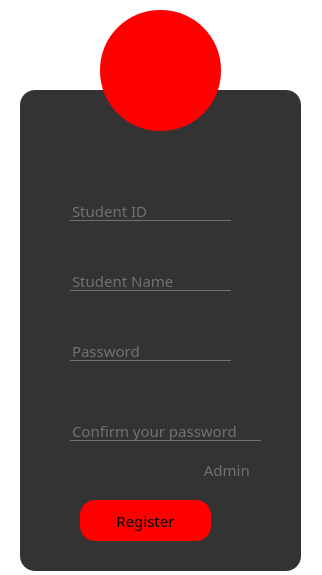
<?xml version="1.0" encoding="UTF-8"?>
<ui version="4.0">
 <class>Register</class>
 <widget class="QWidget" name="Register">
  <property name="geometry">
   <rect>
    <x>0</x>
    <y>0</y>
    <width>322</width>
    <height>575</height>
   </rect>
  </property>
  <property name="windowTitle">
   <string>Form</string>
  </property>
  <property name="styleSheet">
   <string notr="true">*{
background:rgb(255, 255, 255);
font-size:15px;
font-family:Century Gothic,sans-serif;
background-image: url(:/qss/psblack/ce75199595b95100538ccfd6827834cd.jpg);
}
QFrame{
background:rgba(0,0,0,0.8);
border-radius:15px;
}</string>
  </property>
  <widget class="QFrame" name="frame">
   <property name="geometry">
    <rect>
     <x>20</x>
     <y>90</y>
     <width>281</width>
     <height>481</height>
    </rect>
   </property>
   <property name="frameShape">
    <enum>QFrame::StyledPanel</enum>
   </property>
   <property name="frameShadow">
    <enum>QFrame::Raised</enum>
   </property>
   <widget class="QLineEdit" name="account">
    <property name="geometry">
     <rect>
      <x>50</x>
      <y>110</y>
      <width>161</width>
      <height>21</height>
     </rect>
    </property>
    <property name="styleSheet">
     <string notr="true">background:transparent;
border:none;
color:#717072;
border-bottom:1px solid #717072;</string>
    </property>
    <property name="text">
     <string>Student ID</string>
    </property>
   </widget>
   <widget class="QLineEdit" name="Name">
    <property name="geometry">
     <rect>
      <x>50</x>
      <y>180</y>
      <width>161</width>
      <height>21</height>
     </rect>
    </property>
    <property name="styleSheet">
     <string notr="true">background:transparent;
border:none;
color:#717072;
border-bottom:1px solid #717072;</string>
    </property>
    <property name="text">
     <string>Student Name</string>
    </property>
   </widget>
   <widget class="QLineEdit" name="Password">
    <property name="geometry">
     <rect>
      <x>50</x>
      <y>250</y>
      <width>161</width>
      <height>21</height>
     </rect>
    </property>
    <property name="styleSheet">
     <string notr="true">background:transparent;
border:none;
color:#717072;
border-bottom:1px solid #717072;</string>
    </property>
    <property name="text">
     <string>Password</string>
    </property>
   </widget>
   <widget class="QLineEdit" name="Confirm">
    <property name="geometry">
     <rect>
      <x>50</x>
      <y>330</y>
      <width>191</width>
      <height>21</height>
     </rect>
    </property>
    <property name="styleSheet">
     <string notr="true">background:transparent;
border:none;
color:#717072;
border-bottom:1px solid #717072;</string>
    </property>
    <property name="text">
     <string>Confirm your password</string>
    </property>
   </widget>
   <widget class="QRadioButton" name="Admin">
    <property name="geometry">
     <rect>
      <x>160</x>
      <y>370</y>
      <width>115</width>
      <height>19</height>
     </rect>
    </property>
    <property name="styleSheet">
     <string notr="true">background:transparent;
border:none;
color:#717072;
</string>
    </property>
    <property name="text">
     <string> Admin</string>
    </property>
   </widget>
   <widget class="QPushButton" name="pushButton">
    <property name="geometry">
     <rect>
      <x>60</x>
      <y>410</y>
      <width>131</width>
      <height>41</height>
     </rect>
    </property>
    <property name="styleSheet">
     <string notr="true">background:red;
border-radius:15px;</string>
    </property>
    <property name="text">
     <string>Register</string>
    </property>
   </widget>
  </widget>
  <widget class="QToolButton" name="toolButton">
   <property name="geometry">
    <rect>
     <x>100</x>
     <y>10</y>
     <width>121</width>
     <height>121</height>
    </rect>
   </property>
   <property name="styleSheet">
    <string notr="true">background:red;
border-radius:60px;</string>
   </property>
   <property name="text">
    <string/>
   </property>
   <property name="icon">
    <iconset resource="resource.qrc">
     <normaloff>:/qss/psblack/img_227642.png</normaloff>:/qss/psblack/img_227642.png</iconset>
   </property>
   <property name="iconSize">
    <size>
     <width>45</width>
     <height>45</height>
    </size>
   </property>
  </widget>
 </widget>
 <resources>
  <include location="resource.qrc"/>
 </resources>
 <connections/>
</ui>
